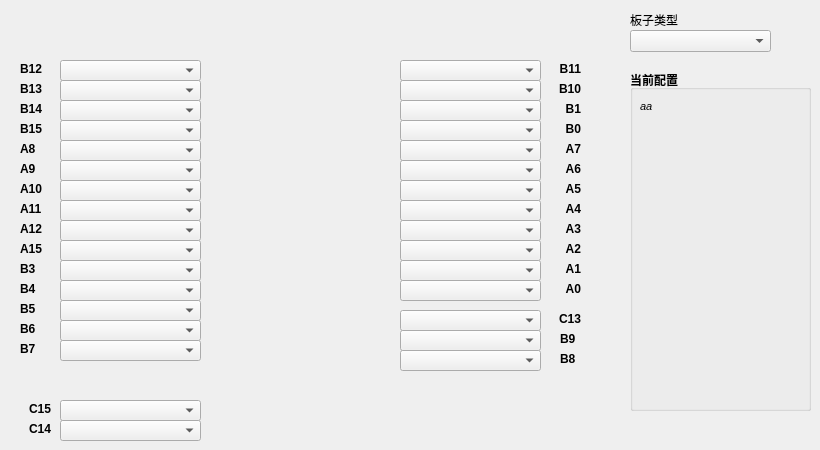
    <widget class="QWidget" name="tab_2">
     <attribute name="title">
      <string>引脚配置</string>
     </attribute>
     <widget class="QLabel" name="label_B11">
      <property name="geometry">
       <rect>
        <x>550</x>
        <y>60</y>
        <width>31</width>
        <height>16</height>
       </rect>
      </property>
      <property name="font">
       <font>
        <pointsize>9</pointsize>
        <weight>75</weight>
        <bold>true</bold>
       </font>
      </property>
      <property name="text">
       <string>B11</string>
      </property>
      <property name="alignment">
       <set>Qt::AlignBottom|Qt::AlignRight|Qt::AlignTrailing</set>
      </property>
     </widget>
     <widget class="QComboBox" name="comboBoxA12">
      <property name="geometry">
       <rect>
        <x>60</x>
        <y>220</y>
        <width>141</width>
        <height>21</height>
       </rect>
      </property>
      <property name="maxVisibleItems">
       <number>25</number>
      </property>
     </widget>
     <widget class="QLabel" name="label_A11">
      <property name="geometry">
       <rect>
        <x>20</x>
        <y>200</y>
        <width>31</width>
        <height>16</height>
       </rect>
      </property>
      <property name="font">
       <font>
        <pointsize>9</pointsize>
        <weight>75</weight>
        <bold>true</bold>
       </font>
      </property>
      <property name="text">
       <string>A11</string>
      </property>
      <property name="alignment">
       <set>Qt::AlignBottom|Qt::AlignLeading|Qt::AlignLeft</set>
      </property>
     </widget>
     <widget class="QLabel" name="label_A3">
      <property name="geometry">
       <rect>
        <x>550</x>
        <y>220</y>
        <width>31</width>
        <height>16</height>
       </rect>
      </property>
      <property name="font">
       <font>
        <pointsize>9</pointsize>
        <weight>75</weight>
        <bold>true</bold>
       </font>
      </property>
      <property name="text">
       <string>A3</string>
      </property>
      <property name="alignment">
       <set>Qt::AlignBottom|Qt::AlignRight|Qt::AlignTrailing</set>
      </property>
     </widget>
     <widget class="QComboBox" name="comboBoxB8">
      <property name="geometry">
       <rect>
        <x>400</x>
        <y>350</y>
        <width>141</width>
        <height>21</height>
       </rect>
      </property>
      <property name="maxVisibleItems">
       <number>25</number>
      </property>
     </widget>
     <widget class="QLabel" name="label_B13">
      <property name="geometry">
       <rect>
        <x>20</x>
        <y>80</y>
        <width>31</width>
        <height>16</height>
       </rect>
      </property>
      <property name="font">
       <font>
        <pointsize>9</pointsize>
        <weight>75</weight>
        <bold>true</bold>
       </font>
      </property>
      <property name="text">
       <string>B13</string>
      </property>
      <property name="alignment">
       <set>Qt::AlignBottom|Qt::AlignLeading|Qt::AlignLeft</set>
      </property>
     </widget>
     <widget class="QComboBox" name="comboBoxA4">
      <property name="geometry">
       <rect>
        <x>400</x>
        <y>200</y>
        <width>141</width>
        <height>21</height>
       </rect>
      </property>
      <property name="maxVisibleItems">
       <number>25</number>
      </property>
     </widget>
     <widget class="QComboBox" name="comboBoxA2">
      <property name="geometry">
       <rect>
        <x>400</x>
        <y>240</y>
        <width>141</width>
        <height>21</height>
       </rect>
      </property>
      <property name="maxVisibleItems">
       <number>25</number>
      </property>
     </widget>
     <widget class="QComboBox" name="comboBoxB6">
      <property name="geometry">
       <rect>
        <x>60</x>
        <y>320</y>
        <width>141</width>
        <height>21</height>
       </rect>
      </property>
      <property name="maxVisibleItems">
       <number>25</number>
      </property>
     </widget>
     <widget class="QComboBox" name="comboBoxB13">
      <property name="geometry">
       <rect>
        <x>60</x>
        <y>80</y>
        <width>141</width>
        <height>21</height>
       </rect>
      </property>
      <property name="maxVisibleItems">
       <number>25</number>
      </property>
     </widget>
     <widget class="QComboBox" name="comboBoxC13">
      <property name="geometry">
       <rect>
        <x>400</x>
        <y>310</y>
        <width>141</width>
        <height>21</height>
       </rect>
      </property>
      <property name="maxVisibleItems">
       <number>25</number>
      </property>
     </widget>
     <widget class="QLabel" name="label_A6">
      <property name="geometry">
       <rect>
        <x>550</x>
        <y>160</y>
        <width>31</width>
        <height>16</height>
       </rect>
      </property>
      <property name="font">
       <font>
        <pointsize>9</pointsize>
        <weight>75</weight>
        <bold>true</bold>
       </font>
      </property>
      <property name="text">
       <string>A6</string>
      </property>
      <property name="alignment">
       <set>Qt::AlignBottom|Qt::AlignRight|Qt::AlignTrailing</set>
      </property>
     </widget>
     <widget class="QLabel" name="label_B15">
      <property name="geometry">
       <rect>
        <x>20</x>
        <y>120</y>
        <width>31</width>
        <height>16</height>
       </rect>
      </property>
      <property name="font">
       <font>
        <pointsize>9</pointsize>
        <weight>75</weight>
        <bold>true</bold>
       </font>
      </property>
      <property name="text">
       <string>B15</string>
      </property>
      <property name="alignment">
       <set>Qt::AlignBottom|Qt::AlignLeading|Qt::AlignLeft</set>
      </property>
     </widget>
     <widget class="QLabel" name="label_B3">
      <property name="geometry">
       <rect>
        <x>20</x>
        <y>260</y>
        <width>31</width>
        <height>16</height>
       </rect>
      </property>
      <property name="font">
       <font>
        <pointsize>9</pointsize>
        <weight>75</weight>
        <bold>true</bold>
       </font>
      </property>
      <property name="text">
       <string>B3</string>
      </property>
      <property name="alignment">
       <set>Qt::AlignBottom|Qt::AlignLeading|Qt::AlignLeft</set>
      </property>
     </widget>
     <widget class="QLabel" name="label_B5">
      <property name="geometry">
       <rect>
        <x>20</x>
        <y>300</y>
        <width>31</width>
        <height>16</height>
       </rect>
      </property>
      <property name="font">
       <font>
        <pointsize>9</pointsize>
        <weight>75</weight>
        <bold>true</bold>
       </font>
      </property>
      <property name="text">
       <string>B5</string>
      </property>
      <property name="alignment">
       <set>Qt::AlignBottom|Qt::AlignLeading|Qt::AlignLeft</set>
      </property>
     </widget>
     <widget class="QLabel" name="label_A15">
      <property name="geometry">
       <rect>
        <x>20</x>
        <y>240</y>
        <width>31</width>
        <height>16</height>
       </rect>
      </property>
      <property name="font">
       <font>
        <pointsize>9</pointsize>
        <weight>75</weight>
        <bold>true</bold>
       </font>
      </property>
      <property name="text">
       <string>A15</string>
      </property>
      <property name="alignment">
       <set>Qt::AlignBottom|Qt::AlignLeading|Qt::AlignLeft</set>
      </property>
     </widget>
     <widget class="QGroupBox" name="groupBox">
      <property name="geometry">
       <rect>
        <x>630</x>
        <y>70</y>
        <width>181</width>
        <height>341</height>
       </rect>
      </property>
      <property name="font">
       <font>
        <pointsize>9</pointsize>
        <weight>75</weight>
        <bold>true</bold>
       </font>
      </property>
      <property name="title">
       <string>当前配置</string>
      </property>
      <widget class="QLabel" name="labelHelp">
       <property name="geometry">
        <rect>
         <x>10</x>
         <y>30</y>
         <width>151</width>
         <height>221</height>
        </rect>
       </property>
       <property name="font">
        <font>
         <pointsize>8</pointsize>
         <weight>50</weight>
         <italic>true</italic>
         <bold>false</bold>
        </font>
       </property>
       <property name="text">
        <string>aa</string>
       </property>
       <property name="textFormat">
        <enum>Qt::RichText</enum>
       </property>
       <property name="alignment">
        <set>Qt::AlignLeading|Qt::AlignLeft|Qt::AlignTop</set>
       </property>
       <property name="wordWrap">
        <bool>true</bool>
       </property>
      </widget>
     </widget>
     <widget class="QLabel" name="label_C14">
      <property name="geometry">
       <rect>
        <x>20</x>
        <y>420</y>
        <width>31</width>
        <height>16</height>
       </rect>
      </property>
      <property name="font">
       <font>
        <pointsize>9</pointsize>
        <weight>75</weight>
        <bold>true</bold>
       </font>
      </property>
      <property name="text">
       <string>C14</string>
      </property>
      <property name="alignment">
       <set>Qt::AlignBottom|Qt::AlignRight|Qt::AlignTrailing</set>
      </property>
     </widget>
     <widget class="QComboBox" name="comboBoxB11">
      <property name="geometry">
       <rect>
        <x>400</x>
        <y>60</y>
        <width>141</width>
        <height>21</height>
       </rect>
      </property>
      <property name="maxVisibleItems">
       <number>25</number>
      </property>
     </widget>
     <widget class="QLabel" name="label_B6">
      <property name="geometry">
       <rect>
        <x>20</x>
        <y>320</y>
        <width>31</width>
        <height>16</height>
       </rect>
      </property>
      <property name="font">
       <font>
        <pointsize>9</pointsize>
        <weight>75</weight>
        <bold>true</bold>
       </font>
      </property>
      <property name="text">
       <string>B6</string>
      </property>
      <property name="alignment">
       <set>Qt::AlignBottom|Qt::AlignLeading|Qt::AlignLeft</set>
      </property>
     </widget>
     <widget class="QComboBox" name="comboBoxA5">
      <property name="geometry">
       <rect>
        <x>400</x>
        <y>180</y>
        <width>141</width>
        <height>21</height>
       </rect>
      </property>
      <property name="maxVisibleItems">
       <number>25</number>
      </property>
     </widget>
     <widget class="QLabel" name="label_A2">
      <property name="geometry">
       <rect>
        <x>550</x>
        <y>240</y>
        <width>31</width>
        <height>16</height>
       </rect>
      </property>
      <property name="font">
       <font>
        <pointsize>9</pointsize>
        <weight>75</weight>
        <bold>true</bold>
       </font>
      </property>
      <property name="text">
       <string>A2</string>
      </property>
      <property name="alignment">
       <set>Qt::AlignBottom|Qt::AlignRight|Qt::AlignTrailing</set>
      </property>
     </widget>
     <widget class="QLabel" name="label_B1">
      <property name="geometry">
       <rect>
        <x>550</x>
        <y>100</y>
        <width>31</width>
        <height>16</height>
       </rect>
      </property>
      <property name="font">
       <font>
        <pointsize>9</pointsize>
        <weight>75</weight>
        <bold>true</bold>
       </font>
      </property>
      <property name="text">
       <string>B1</string>
      </property>
      <property name="alignment">
       <set>Qt::AlignBottom|Qt::AlignRight|Qt::AlignTrailing</set>
      </property>
     </widget>
     <widget class="QLabel" name="label_B7">
      <property name="geometry">
       <rect>
        <x>20</x>
        <y>340</y>
        <width>31</width>
        <height>16</height>
       </rect>
      </property>
      <property name="font">
       <font>
        <pointsize>9</pointsize>
        <weight>75</weight>
        <bold>true</bold>
       </font>
      </property>
      <property name="text">
       <string>B7</string>
      </property>
      <property name="alignment">
       <set>Qt::AlignBottom|Qt::AlignLeading|Qt::AlignLeft</set>
      </property>
     </widget>
     <widget class="QComboBox" name="comboBoxA1">
      <property name="geometry">
       <rect>
        <x>400</x>
        <y>260</y>
        <width>141</width>
        <height>21</height>
       </rect>
      </property>
      <property name="maxVisibleItems">
       <number>25</number>
      </property>
     </widget>
     <widget class="QLabel" name="label_A0">
      <property name="geometry">
       <rect>
        <x>550</x>
        <y>280</y>
        <width>31</width>
        <height>16</height>
       </rect>
      </property>
      <property name="font">
       <font>
        <pointsize>9</pointsize>
        <weight>75</weight>
        <bold>true</bold>
       </font>
      </property>
      <property name="text">
       <string>A0</string>
      </property>
      <property name="alignment">
       <set>Qt::AlignBottom|Qt::AlignRight|Qt::AlignTrailing</set>
      </property>
     </widget>
     <widget class="QLabel" name="label_A4">
      <property name="geometry">
       <rect>
        <x>550</x>
        <y>200</y>
        <width>31</width>
        <height>16</height>
       </rect>
      </property>
      <property name="font">
       <font>
        <pointsize>9</pointsize>
        <weight>75</weight>
        <bold>true</bold>
       </font>
      </property>
      <property name="text">
       <string>A4</string>
      </property>
      <property name="alignment">
       <set>Qt::AlignBottom|Qt::AlignRight|Qt::AlignTrailing</set>
      </property>
     </widget>
     <widget class="QLabel" name="label_A7">
      <property name="geometry">
       <rect>
        <x>550</x>
        <y>140</y>
        <width>31</width>
        <height>16</height>
       </rect>
      </property>
      <property name="font">
       <font>
        <pointsize>9</pointsize>
        <weight>75</weight>
        <bold>true</bold>
       </font>
      </property>
      <property name="text">
       <string>A7</string>
      </property>
      <property name="alignment">
       <set>Qt::AlignBottom|Qt::AlignRight|Qt::AlignTrailing</set>
      </property>
     </widget>
     <widget class="QComboBox" name="comboBoxB15">
      <property name="geometry">
       <rect>
        <x>60</x>
        <y>120</y>
        <width>141</width>
        <height>21</height>
       </rect>
      </property>
      <property name="maxVisibleItems">
       <number>25</number>
      </property>
     </widget>
     <widget class="QComboBox" name="comboBoxA0">
      <property name="geometry">
       <rect>
        <x>400</x>
        <y>280</y>
        <width>141</width>
        <height>21</height>
       </rect>
      </property>
      <property name="maxVisibleItems">
       <number>25</number>
      </property>
      <property name="frame">
       <bool>true</bool>
      </property>
     </widget>
     <widget class="QLabel" name="label_B8">
      <property name="geometry">
       <rect>
        <x>560</x>
        <y>350</y>
        <width>31</width>
        <height>16</height>
       </rect>
      </property>
      <property name="font">
       <font>
        <pointsize>9</pointsize>
        <weight>75</weight>
        <bold>true</bold>
       </font>
      </property>
      <property name="text">
       <string>B8</string>
      </property>
      <property name="alignment">
       <set>Qt::AlignBottom|Qt::AlignLeading|Qt::AlignLeft</set>
      </property>
     </widget>
     <widget class="QComboBox" name="comboBoxB10">
      <property name="geometry">
       <rect>
        <x>400</x>
        <y>80</y>
        <width>141</width>
        <height>21</height>
       </rect>
      </property>
      <property name="maxVisibleItems">
       <number>25</number>
      </property>
     </widget>
     <widget class="QLabel" name="label_A9">
      <property name="geometry">
       <rect>
        <x>20</x>
        <y>160</y>
        <width>31</width>
        <height>16</height>
       </rect>
      </property>
      <property name="font">
       <font>
        <pointsize>9</pointsize>
        <weight>75</weight>
        <bold>true</bold>
       </font>
      </property>
      <property name="text">
       <string>A9</string>
      </property>
      <property name="alignment">
       <set>Qt::AlignBottom|Qt::AlignLeading|Qt::AlignLeft</set>
      </property>
     </widget>
     <widget class="QLabel" name="label_B0">
      <property name="geometry">
       <rect>
        <x>550</x>
        <y>120</y>
        <width>31</width>
        <height>16</height>
       </rect>
      </property>
      <property name="font">
       <font>
        <pointsize>9</pointsize>
        <weight>75</weight>
        <bold>true</bold>
       </font>
      </property>
      <property name="text">
       <string>B0</string>
      </property>
      <property name="alignment">
       <set>Qt::AlignBottom|Qt::AlignRight|Qt::AlignTrailing</set>
      </property>
     </widget>
     <widget class="QComboBox" name="comboBoxA11">
      <property name="geometry">
       <rect>
        <x>60</x>
        <y>200</y>
        <width>141</width>
        <height>21</height>
       </rect>
      </property>
      <property name="maxVisibleItems">
       <number>25</number>
      </property>
     </widget>
     <widget class="QLabel" name="label">
      <property name="geometry">
       <rect>
        <x>210</x>
        <y>20</y>
        <width>181</width>
        <height>411</height>
       </rect>
      </property>
      <property name="text">
       <string/>
      </property>
      <property name="pixmap">
       <pixmap resource="oshstudio.qrc">:/Images/boardTypeII.jpg</pixmap>
      </property>
      <property name="scaledContents">
       <bool>true</bool>
      </property>
     </widget>
     <widget class="QComboBox" name="comboBoxA3">
      <property name="geometry">
       <rect>
        <x>400</x>
        <y>220</y>
        <width>141</width>
        <height>21</height>
       </rect>
      </property>
      <property name="maxVisibleItems">
       <number>25</number>
      </property>
     </widget>
     <widget class="QComboBox" name="comboBoxA15">
      <property name="geometry">
       <rect>
        <x>60</x>
        <y>240</y>
        <width>141</width>
        <height>21</height>
       </rect>
      </property>
      <property name="maxVisibleItems">
       <number>25</number>
      </property>
     </widget>
     <widget class="QComboBox" name="comboBoxC14">
      <property name="geometry">
       <rect>
        <x>60</x>
        <y>420</y>
        <width>141</width>
        <height>21</height>
       </rect>
      </property>
      <property name="maxVisibleItems">
       <number>25</number>
      </property>
     </widget>
     <widget class="QComboBox" name="comboBoxB4">
      <property name="geometry">
       <rect>
        <x>60</x>
        <y>280</y>
        <width>141</width>
        <height>21</height>
       </rect>
      </property>
      <property name="maxVisibleItems">
       <number>25</number>
      </property>
     </widget>
     <widget class="QComboBox" name="comboBoxC15">
      <property name="geometry">
       <rect>
        <x>60</x>
        <y>400</y>
        <width>141</width>
        <height>21</height>
       </rect>
      </property>
      <property name="maxVisibleItems">
       <number>25</number>
      </property>
     </widget>
     <widget class="QComboBox" name="comboBoxB3">
      <property name="geometry">
       <rect>
        <x>60</x>
        <y>260</y>
        <width>141</width>
        <height>21</height>
       </rect>
      </property>
      <property name="maxVisibleItems">
       <number>25</number>
      </property>
     </widget>
     <widget class="QComboBox" name="comboBoxA8">
      <property name="geometry">
       <rect>
        <x>60</x>
        <y>140</y>
        <width>141</width>
        <height>21</height>
       </rect>
      </property>
      <property name="maxVisibleItems">
       <number>25</number>
      </property>
     </widget>
     <widget class="QComboBox" name="comboBoxB7">
      <property name="geometry">
       <rect>
        <x>60</x>
        <y>340</y>
        <width>141</width>
        <height>21</height>
       </rect>
      </property>
      <property name="maxVisibleItems">
       <number>25</number>
      </property>
     </widget>
     <widget class="QComboBox" name="comboBoxB1">
      <property name="geometry">
       <rect>
        <x>400</x>
        <y>100</y>
        <width>141</width>
        <height>21</height>
       </rect>
      </property>
      <property name="maxVisibleItems">
       <number>25</number>
      </property>
     </widget>
     <widget class="QComboBox" name="comboBoxB9">
      <property name="geometry">
       <rect>
        <x>400</x>
        <y>330</y>
        <width>141</width>
        <height>21</height>
       </rect>
      </property>
      <property name="maxVisibleItems">
       <number>25</number>
      </property>
     </widget>
     <widget class="QLabel" name="label_C15">
      <property name="geometry">
       <rect>
        <x>20</x>
        <y>400</y>
        <width>31</width>
        <height>16</height>
       </rect>
      </property>
      <property name="font">
       <font>
        <pointsize>9</pointsize>
        <weight>75</weight>
        <bold>true</bold>
       </font>
      </property>
      <property name="text">
       <string>C15</string>
      </property>
      <property name="alignment">
       <set>Qt::AlignBottom|Qt::AlignRight|Qt::AlignTrailing</set>
      </property>
     </widget>
     <widget class="QComboBox" name="comboBoxB5">
      <property name="geometry">
       <rect>
        <x>60</x>
        <y>300</y>
        <width>141</width>
        <height>21</height>
       </rect>
      </property>
      <property name="maxVisibleItems">
       <number>25</number>
      </property>
     </widget>
     <widget class="QComboBox" name="comboBoxA10">
      <property name="geometry">
       <rect>
        <x>60</x>
        <y>180</y>
        <width>141</width>
        <height>21</height>
       </rect>
      </property>
      <property name="maxVisibleItems">
       <number>25</number>
      </property>
     </widget>
     <widget class="QComboBox" name="comboBoxB12">
      <property name="geometry">
       <rect>
        <x>60</x>
        <y>60</y>
        <width>141</width>
        <height>21</height>
       </rect>
      </property>
      <property name="maxVisibleItems">
       <number>25</number>
      </property>
     </widget>
     <widget class="QLabel" name="label_A5">
      <property name="geometry">
       <rect>
        <x>550</x>
        <y>180</y>
        <width>31</width>
        <height>16</height>
       </rect>
      </property>
      <property name="font">
       <font>
        <pointsize>9</pointsize>
        <weight>75</weight>
        <bold>true</bold>
       </font>
      </property>
      <property name="text">
       <string>A5</string>
      </property>
      <property name="alignment">
       <set>Qt::AlignBottom|Qt::AlignRight|Qt::AlignTrailing</set>
      </property>
     </widget>
     <widget class="QComboBox" name="comboBoxB14">
      <property name="geometry">
       <rect>
        <x>60</x>
        <y>100</y>
        <width>141</width>
        <height>21</height>
       </rect>
      </property>
      <property name="maxVisibleItems">
       <number>25</number>
      </property>
     </widget>
     <widget class="QComboBox" name="comboBoxB0">
      <property name="geometry">
       <rect>
        <x>400</x>
        <y>120</y>
        <width>141</width>
        <height>21</height>
       </rect>
      </property>
      <property name="maxVisibleItems">
       <number>25</number>
      </property>
     </widget>
     <widget class="QLabel" name="label_B4">
      <property name="geometry">
       <rect>
        <x>20</x>
        <y>280</y>
        <width>31</width>
        <height>16</height>
       </rect>
      </property>
      <property name="font">
       <font>
        <pointsize>9</pointsize>
        <weight>75</weight>
        <bold>true</bold>
       </font>
      </property>
      <property name="text">
       <string>B4</string>
      </property>
      <property name="alignment">
       <set>Qt::AlignBottom|Qt::AlignLeading|Qt::AlignLeft</set>
      </property>
     </widget>
     <widget class="QLabel" name="label_B12">
      <property name="geometry">
       <rect>
        <x>20</x>
        <y>60</y>
        <width>31</width>
        <height>16</height>
       </rect>
      </property>
      <property name="font">
       <font>
        <pointsize>9</pointsize>
        <weight>75</weight>
        <bold>true</bold>
       </font>
      </property>
      <property name="text">
       <string>B12</string>
      </property>
      <property name="alignment">
       <set>Qt::AlignBottom|Qt::AlignLeading|Qt::AlignLeft</set>
      </property>
     </widget>
     <widget class="QLabel" name="label_A8">
      <property name="geometry">
       <rect>
        <x>20</x>
        <y>140</y>
        <width>31</width>
        <height>16</height>
       </rect>
      </property>
      <property name="font">
       <font>
        <pointsize>9</pointsize>
        <weight>75</weight>
        <bold>true</bold>
       </font>
      </property>
      <property name="text">
       <string>A8</string>
      </property>
      <property name="alignment">
       <set>Qt::AlignBottom|Qt::AlignLeading|Qt::AlignLeft</set>
      </property>
     </widget>
     <widget class="QLabel" name="label_B14">
      <property name="geometry">
       <rect>
        <x>20</x>
        <y>100</y>
        <width>31</width>
        <height>16</height>
       </rect>
      </property>
      <property name="font">
       <font>
        <pointsize>9</pointsize>
        <weight>75</weight>
        <bold>true</bold>
       </font>
      </property>
      <property name="text">
       <string>B14</string>
      </property>
      <property name="alignment">
       <set>Qt::AlignBottom|Qt::AlignLeading|Qt::AlignLeft</set>
      </property>
     </widget>
     <widget class="QLabel" name="label_A1">
      <property name="geometry">
       <rect>
        <x>550</x>
        <y>260</y>
        <width>31</width>
        <height>16</height>
       </rect>
      </property>
      <property name="font">
       <font>
        <pointsize>9</pointsize>
        <weight>75</weight>
        <bold>true</bold>
       </font>
      </property>
      <property name="text">
       <string>A1</string>
      </property>
      <property name="alignment">
       <set>Qt::AlignBottom|Qt::AlignRight|Qt::AlignTrailing</set>
      </property>
     </widget>
     <widget class="QComboBox" name="comboBoxA6">
      <property name="geometry">
       <rect>
        <x>400</x>
        <y>160</y>
        <width>141</width>
        <height>21</height>
       </rect>
      </property>
      <property name="maxVisibleItems">
       <number>25</number>
      </property>
     </widget>
     <widget class="QLabel" name="label_B9">
      <property name="geometry">
       <rect>
        <x>560</x>
        <y>330</y>
        <width>31</width>
        <height>16</height>
       </rect>
      </property>
      <property name="font">
       <font>
        <pointsize>9</pointsize>
        <weight>75</weight>
        <bold>true</bold>
       </font>
      </property>
      <property name="text">
       <string>B9</string>
      </property>
      <property name="alignment">
       <set>Qt::AlignBottom|Qt::AlignLeading|Qt::AlignLeft</set>
      </property>
     </widget>
     <widget class="QComboBox" name="comboBoxA9">
      <property name="geometry">
       <rect>
        <x>60</x>
        <y>160</y>
        <width>141</width>
        <height>21</height>
       </rect>
      </property>
      <property name="maxVisibleItems">
       <number>25</number>
      </property>
     </widget>
     <widget class="QLabel" name="label_A10">
      <property name="geometry">
       <rect>
        <x>20</x>
        <y>180</y>
        <width>31</width>
        <height>16</height>
       </rect>
      </property>
      <property name="font">
       <font>
        <pointsize>9</pointsize>
        <weight>75</weight>
        <bold>true</bold>
       </font>
      </property>
      <property name="text">
       <string>A10</string>
      </property>
      <property name="alignment">
       <set>Qt::AlignBottom|Qt::AlignLeading|Qt::AlignLeft</set>
      </property>
     </widget>
     <widget class="QComboBox" name="comboBoxA7">
      <property name="geometry">
       <rect>
        <x>400</x>
        <y>140</y>
        <width>141</width>
        <height>21</height>
       </rect>
      </property>
      <property name="maxVisibleItems">
       <number>25</number>
      </property>
     </widget>
     <widget class="QLabel" name="label_A12">
      <property name="geometry">
       <rect>
        <x>20</x>
        <y>220</y>
        <width>31</width>
        <height>16</height>
       </rect>
      </property>
      <property name="font">
       <font>
        <pointsize>9</pointsize>
        <weight>75</weight>
        <bold>true</bold>
       </font>
      </property>
      <property name="text">
       <string>A12</string>
      </property>
      <property name="alignment">
       <set>Qt::AlignBottom|Qt::AlignLeading|Qt::AlignLeft</set>
      </property>
     </widget>
     <widget class="QLabel" name="label_C13">
      <property name="geometry">
       <rect>
        <x>550</x>
        <y>310</y>
        <width>31</width>
        <height>16</height>
       </rect>
      </property>
      <property name="font">
       <font>
        <pointsize>9</pointsize>
        <weight>75</weight>
        <bold>true</bold>
       </font>
      </property>
      <property name="text">
       <string>C13</string>
      </property>
      <property name="alignment">
       <set>Qt::AlignBottom|Qt::AlignRight|Qt::AlignTrailing</set>
      </property>
     </widget>
     <widget class="QLabel" name="label_B10">
      <property name="geometry">
       <rect>
        <x>550</x>
        <y>80</y>
        <width>31</width>
        <height>16</height>
       </rect>
      </property>
      <property name="font">
       <font>
        <pointsize>9</pointsize>
        <weight>75</weight>
        <bold>true</bold>
       </font>
      </property>
      <property name="text">
       <string>B10</string>
      </property>
      <property name="alignment">
       <set>Qt::AlignBottom|Qt::AlignRight|Qt::AlignTrailing</set>
      </property>
     </widget>
     <widget class="QLabel" name="label_3">
      <property name="geometry">
       <rect>
        <x>630</x>
        <y>10</y>
        <width>91</width>
        <height>20</height>
       </rect>
      </property>
      <property name="text">
       <string>板子类型</string>
      </property>
     </widget>
     <widget class="QComboBox" name="comboBox_BoardType">
      <property name="geometry">
       <rect>
        <x>630</x>
        <y>30</y>
        <width>141</width>
        <height>22</height>
       </rect>
      </property>
     </widget>
     <zorder>label_B12</zorder>
     <zorder>label_B14</zorder>
     <zorder>label_A10</zorder>
     <zorder>label_A8</zorder>
     <zorder>label_B11</zorder>
     <zorder>comboBoxA12</zorder>
     <zorder>label_A11</zorder>
     <zorder>label_A3</zorder>
     <zorder>comboBoxB8</zorder>
     <zorder>label_B13</zorder>
     <zorder>comboBoxA4</zorder>
     <zorder>comboBoxA2</zorder>
     <zorder>comboBoxB6</zorder>
     <zorder>comboBoxB13</zorder>
     <zorder>comboBoxC13</zorder>
     <zorder>label_A6</zorder>
     <zorder>label_B15</zorder>
     <zorder>label_B3</zorder>
     <zorder>label_B5</zorder>
     <zorder>label_A15</zorder>
     <zorder>groupBox</zorder>
     <zorder>label_C14</zorder>
     <zorder>comboBoxB11</zorder>
     <zorder>label_B6</zorder>
     <zorder>comboBoxA5</zorder>
     <zorder>label_A2</zorder>
     <zorder>label_B1</zorder>
     <zorder>label_B7</zorder>
     <zorder>comboBoxA1</zorder>
     <zorder>label_A0</zorder>
     <zorder>label_A4</zorder>
     <zorder>label_A7</zorder>
     <zorder>comboBoxB15</zorder>
     <zorder>comboBoxA0</zorder>
     <zorder>label_B8</zorder>
     <zorder>comboBoxB10</zorder>
     <zorder>label_A9</zorder>
     <zorder>label_B0</zorder>
     <zorder>comboBoxA11</zorder>
     <zorder>label</zorder>
     <zorder>comboBoxA3</zorder>
     <zorder>comboBoxA15</zorder>
     <zorder>comboBoxC14</zorder>
     <zorder>comboBoxB4</zorder>
     <zorder>comboBoxC15</zorder>
     <zorder>comboBoxB3</zorder>
     <zorder>comboBoxA8</zorder>
     <zorder>comboBoxB7</zorder>
     <zorder>comboBoxB1</zorder>
     <zorder>comboBoxB9</zorder>
     <zorder>label_C15</zorder>
     <zorder>comboBoxB5</zorder>
     <zorder>comboBoxA10</zorder>
     <zorder>comboBoxB12</zorder>
     <zorder>label_A5</zorder>
     <zorder>comboBoxB14</zorder>
     <zorder>comboBoxB0</zorder>
     <zorder>label_B4</zorder>
     <zorder>label_A1</zorder>
     <zorder>comboBoxA6</zorder>
     <zorder>label_B9</zorder>
     <zorder>comboBoxA9</zorder>
     <zorder>comboBoxA7</zorder>
     <zorder>label_A12</zorder>
     <zorder>label_C13</zorder>
     <zorder>label_B10</zorder>
     <zorder>label_3</zorder>
     <zorder>comboBox_BoardType</zorder>
    </widget>
